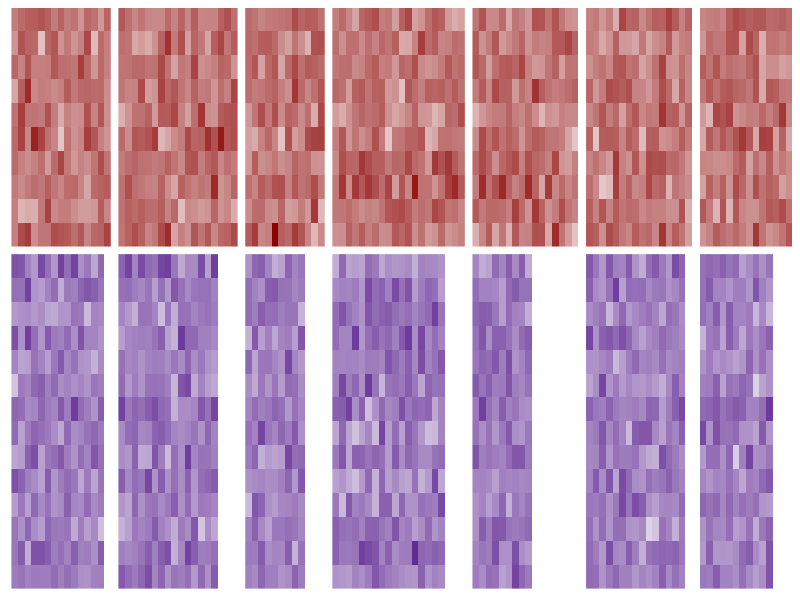

R code for this plot: (Note: this script raises an error after producing the figure.)
library(tidyverse)
library(gtools)

n_classes <- 2
n_features_rbc <- 10
n_features_wbc <- 14
nvc <- 10
n_slides <- 7
feature_centers_rbc <- lapply(
  1:n_classes,
  function(x) replicate(nvc,rnorm(n_features_rbc)))
feature_centers_wbc <- lapply(
  1:n_classes,
  function(x) replicate(nvc,rnorm(n_features_wbc)))
rvc_prob <- rdirichlet(n_classes,rep(1,nvc)) + rdirichlet(n_classes,rep(1,nvc))
wvc_prob <- rdirichlet(n_classes,rep(1,nvc)) + rdirichlet(n_classes,rep(1,nvc))

all_n_rbc <- round(runif(n_slides,10,20))
all_n_wbc <- round(runif(n_slides,8,all_n_rbc))

all_feature_maps <- list()
all_slide_probs <- list()
all_slide_class <- c()
for (i in 1:n_slides) {
  slide_class <- sample.int(n_classes,size = 1)
  all_slide_class <- c(all_slide_class,slide_class)
  n_rbc <- all_n_rbc[i]
  n_wbc <- all_n_wbc[i]
  rvc_slide_probs <- rdirichlet(n_rbc,rvc_prob[slide_class,])
  wvc_slide_probs <- rdirichlet(n_wbc,wvc_prob[slide_class,])
  rvc <- apply(rvc_slide_probs,1,which.max) 
  wvc <- apply(wvc_slide_probs,1,which.max)
  all_slide_probs[[length(all_slide_probs) + 1]] <- rvc_slide_probs %>%
    as.tibble() %>%
    mutate(slide_id = i,slide_class = slide_class,
           cell_type = "rbc",vc = rvc,cell_id = 1:n_rbc)
  all_slide_probs[[length(all_slide_probs) + 1]] <- wvc_slide_probs %>%
    as.tibble() %>%
    mutate(slide_id = i,slide_class = slide_class,
           cell_type = "wbc",vc = wvc,cell_id = 1:n_wbc)
  all_feature_maps[[length(all_feature_maps) + 1]] <- sapply(rvc,function(x) {
    rnorm(length(feature_centers_rbc[[slide_class]][,x]),
          feature_centers_rbc[[slide_class]][,x])}) %>%
    t %>% 
    as_tibble() %>%
    mutate(cell_id = 1:n_rbc) %>% gather(key = "feature",value = "value",-cell_id) %>% 
    mutate(slide_id = i,slide_class = slide_class,cell_type = "rbc")
  all_feature_maps[[length(all_feature_maps) + 1]] <- sapply(wvc,function(x) {
    rnorm(length(feature_centers_wbc[[slide_class]][,x]),
          feature_centers_wbc[[slide_class]][,x])}) %>%
    t %>% 
    as_tibble() %>%
    mutate(cell_id = 1:n_wbc) %>% gather(key = "feature",value = "value",-cell_id) %>% 
    mutate(slide_id = i,slide_class = slide_class,cell_type = "wbc")
}

all_feature_maps <- do.call(rbind,all_feature_maps)
all_slide_probs <- do.call(rbind,all_slide_probs) %>%
  gather(key = "virtual_cell_type",value = "value",-slide_id,
         -slide_class,-cell_type,-vc,-cell_id)

all_feature_maps %>%
  ggplot(aes(x = as.factor(cell_id),y = feature,alpha = value,fill = cell_type)) + 
  geom_tile() + 
  theme_minimal() +
  theme(axis.text = element_blank(),axis.title = element_blank(),
        axis.ticks = element_blank(),legend.position = "none",
        panel.grid = element_blank(),strip.text = element_blank()) +
  scale_x_discrete(expand = c(0,0)) +
  scale_y_discrete(expand = c(0,0)) +
  scale_fill_manual(values = c(rbc = "red4",wbc = "purple4")) +
  scale_alpha(range = c(0.2,1)) +
  facet_grid(cell_type ~ slide_id,scales = "free",space = "free") + 
  ggsave("figures/representation-feature-maps.pdf",height=2,width = 5)

all_slide_probs %>%
  ggplot(aes(x = as.factor(cell_id),y = virtual_cell_type,
             alpha = value,fill = cell_type)) + 
  geom_tile() + 
  theme_minimal() +
  theme(axis.text = element_blank(),axis.title = element_blank(),
        axis.ticks = element_blank(),legend.position = "none",
        panel.grid = element_blank(),strip.text = element_blank()) +
  scale_x_discrete(expand = c(0,0)) +
  scale_y_discrete(expand = c(0,0)) +
  scale_fill_manual(values = c(rbc = "red4",wbc = "purple4")) +
  scale_alpha(range = c(0.2,1)) +
  facet_grid(cell_type ~ slide_id,scales = "free",space = "free") + 
  ggsave("figures/representation-vc-prob.pdf",
         height=2*((2*nvc)/(n_features_rbc + n_features_wbc)),width = 5)

all_slide_probs %>%
  group_by(slide_id,cell_type,virtual_cell_type) %>%
  summarise(proportion = mean(value)) %>% 
  ggplot(aes(x = 1,y = virtual_cell_type,alpha = proportion,fill = cell_type)) +
  geom_tile() + 
  theme_minimal() +
  theme(axis.text = element_blank(),axis.title = element_blank(),
        axis.ticks = element_blank(),legend.position = "none",
        panel.grid = element_blank(),strip.text = element_blank()) +
  scale_x_discrete(expand = c(0,0)) +
  scale_y_discrete(expand = c(0,0)) +
  scale_fill_manual(values = c(rbc = "red4",wbc = "purple4")) +
  scale_alpha(range = c(0.2,1)) +
  facet_grid(cell_type ~ slide_id,scales = "free",space = "free") +
  ggsave("figures/representation-vc-prop.pdf",
         height=2*((2*nvc)/(n_features_rbc + n_features_wbc)),width = 2)

all_slide_class
